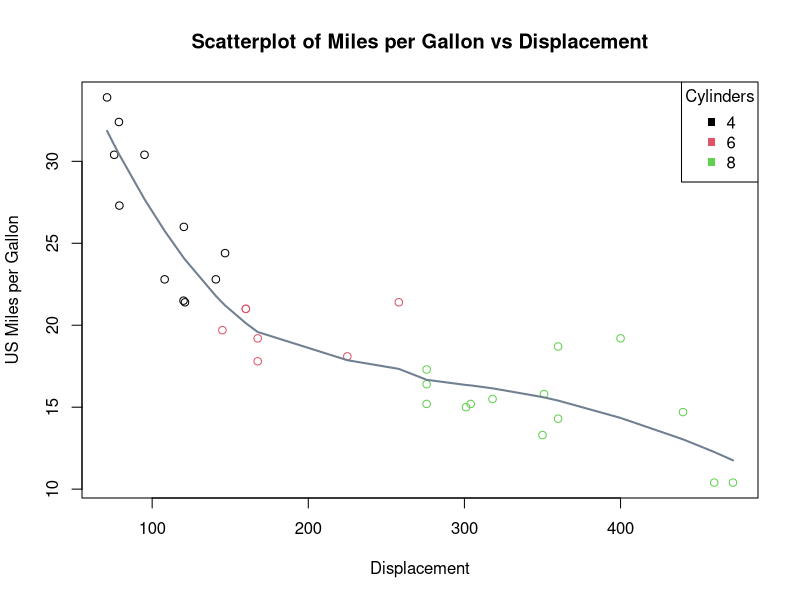

Write the R code that produced this figure.
#Create a scatterplot of the mpg and disp variables in the mtcars 
#dataset.  Use different colors to represent the cyl variable and add a 
#smooth line to show the trend. Add appropriate labels, title, and legend 
#to the plot 

data(mtcars)
cyl_color <- as.factor(mtcars$cyl)

plot(mtcars$disp, mtcars$mpg, ylab = 'US Miles per Gallon', xlab = 'Displacement',
     main = 'Scatterplot of Miles per Gallon vs Displacement', col = cyl_color)

loess_fit <- loess(mpg ~ disp, data = mtcars)
disp_sorted <- sort(mtcars$disp)
lines(disp_sorted, predict(loess_fit, newdata = data.frame(disp = disp_sorted)), 
      col = 'slategrey', lwd = 2)

legend("topright", legend = levels(cyl_color),
       col = 1:length(levels(cyl_color)),
       pch = 15, title = "Cylinders")